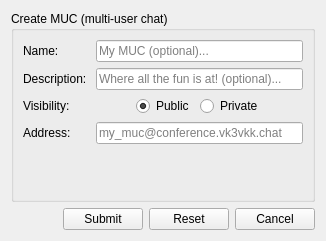
     <widget class="QWidget" name="page_account_create_muc_ui">
      <layout class="QVBoxLayout" name="verticalLayout_26">
       <item>
        <widget class="QGroupBox" name="groupBox_account_create_muc_form">
         <property name="title">
          <string>Create MUC (multi-user chat)</string>
         </property>
         <layout class="QVBoxLayout" name="verticalLayout_27">
          <property name="leftMargin">
           <number>0</number>
          </property>
          <property name="topMargin">
           <number>0</number>
          </property>
          <property name="rightMargin">
           <number>0</number>
          </property>
          <property name="bottomMargin">
           <number>0</number>
          </property>
          <item>
           <widget class="QFrame" name="frame_account_create_muc_main">
            <property name="frameShape">
             <enum>QFrame::NoFrame</enum>
            </property>
            <property name="frameShadow">
             <enum>QFrame::Plain</enum>
            </property>
            <layout class="QFormLayout" name="formLayout_5">
             <item row="0" column="0">
              <widget class="QLabel" name="label_account_create_muc_name">
               <property name="text">
                <string>Name: </string>
               </property>
              </widget>
             </item>
             <item row="0" column="1">
              <widget class="QLineEdit" name="lineEdit_account_create_muc_name">
               <property name="placeholderText">
                <string>My MUC (optional)...</string>
               </property>
              </widget>
             </item>
             <item row="1" column="0">
              <widget class="QLabel" name="label_account_create_muc_desc">
               <property name="text">
                <string>Description: </string>
               </property>
              </widget>
             </item>
             <item row="1" column="1">
              <widget class="QLineEdit" name="lineEdit_account_create_muc_desc">
               <property name="placeholderText">
                <string>Where all the fun is at! (optional)...</string>
               </property>
              </widget>
             </item>
             <item row="2" column="0">
              <widget class="QLabel" name="label_account_create_muc_visibility">
               <property name="text">
                <string>Visibility: </string>
               </property>
              </widget>
             </item>
             <item row="2" column="1">
              <widget class="QFrame" name="frame_account_create_muc_visibility">
               <property name="frameShape">
                <enum>QFrame::NoFrame</enum>
               </property>
               <property name="frameShadow">
                <enum>QFrame::Plain</enum>
               </property>
               <layout class="QHBoxLayout" name="horizontalLayout_15">
                <property name="leftMargin">
                 <number>0</number>
                </property>
                <property name="topMargin">
                 <number>0</number>
                </property>
                <property name="rightMargin">
                 <number>0</number>
                </property>
                <property name="bottomMargin">
                 <number>0</number>
                </property>
                <item>
                 <spacer name="horizontalSpacer_7">
                  <property name="orientation">
                   <enum>Qt::Horizontal</enum>
                  </property>
                  <property name="sizeHint" stdset="0">
                   <size>
                    <width>40</width>
                    <height>20</height>
                   </size>
                  </property>
                 </spacer>
                </item>
                <item>
                 <widget class="QRadioButton" name="radioButton_account_create_muc_visibility_public">
                  <property name="text">
                   <string>Public</string>
                  </property>
                  <property name="checked">
                   <bool>true</bool>
                  </property>
                 </widget>
                </item>
                <item>
                 <widget class="QRadioButton" name="radioButton_account_create_muc_visibility_private">
                  <property name="text">
                   <string>Private</string>
                  </property>
                 </widget>
                </item>
                <item>
                 <spacer name="horizontalSpacer_8">
                  <property name="orientation">
                   <enum>Qt::Horizontal</enum>
                  </property>
                  <property name="sizeHint" stdset="0">
                   <size>
                    <width>40</width>
                    <height>20</height>
                   </size>
                  </property>
                 </spacer>
                </item>
               </layout>
              </widget>
             </item>
             <item row="3" column="0">
              <widget class="QLabel" name="label_account_create_muc_address">
               <property name="text">
                <string>Address: </string>
               </property>
              </widget>
             </item>
             <item row="3" column="1">
              <widget class="QLineEdit" name="lineEdit_account_create_muc_address">
               <property name="placeholderText">
                <string>my_muc@conference.vk3vkk.chat</string>
               </property>
              </widget>
             </item>
             <item row="4" column="1">
              <spacer name="verticalSpacer_6">
               <property name="orientation">
                <enum>Qt::Vertical</enum>
               </property>
               <property name="sizeHint" stdset="0">
                <size>
                 <width>20</width>
                 <height>40</height>
                </size>
               </property>
              </spacer>
             </item>
            </layout>
           </widget>
          </item>
         </layout>
        </widget>
       </item>
       <item>
        <widget class="QFrame" name="frame_account_create_muc_pushbuttons">
         <property name="frameShape">
          <enum>QFrame::NoFrame</enum>
         </property>
         <property name="frameShadow">
          <enum>QFrame::Plain</enum>
         </property>
         <layout class="QHBoxLayout" name="horizontalLayout_16">
          <property name="leftMargin">
           <number>0</number>
          </property>
          <property name="topMargin">
           <number>0</number>
          </property>
          <property name="rightMargin">
           <number>0</number>
          </property>
          <property name="bottomMargin">
           <number>0</number>
          </property>
          <item>
           <spacer name="horizontalSpacer_6">
            <property name="orientation">
             <enum>Qt::Horizontal</enum>
            </property>
            <property name="sizeHint" stdset="0">
             <size>
              <width>40</width>
              <height>20</height>
             </size>
            </property>
           </spacer>
          </item>
          <item>
           <widget class="QPushButton" name="pushButton_account_create_muc_submit">
            <property name="text">
             <string>Submit</string>
            </property>
           </widget>
          </item>
          <item>
           <widget class="QPushButton" name="pushButton_account_create_muc_reset">
            <property name="text">
             <string>Reset</string>
            </property>
           </widget>
          </item>
          <item>
           <widget class="QPushButton" name="pushButton_account_create_muc_cancel">
            <property name="text">
             <string>Cancel</string>
            </property>
           </widget>
          </item>
         </layout>
        </widget>
       </item>
      </layout>
     </widget>
